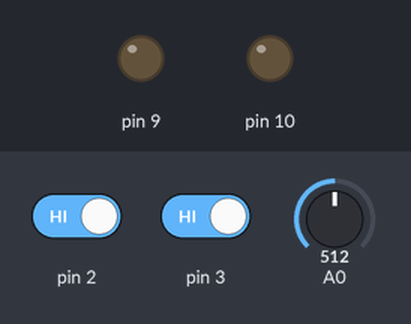
The sketch below on a simulated Arduino Uno, built with avr-gcc and run on an emulated ATmega328P. On the bench: output pins drawn as LEDs (lit = HIGH). The test bench sets the inputs (shaded band); at power-on: pin 2 HIGH, A0 = 512, pin 3 HIGH.

Above: at 1.2 s.
1.3 s: pin 2 driven LOW
At 1.8 s:
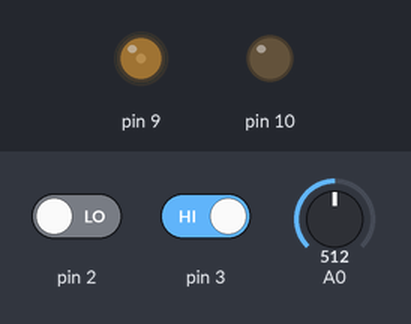
2.8 s: A0 set to 716
At 4.0 s:
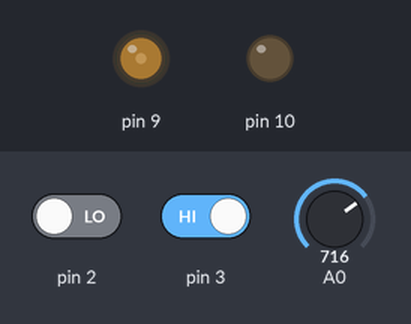
4.3 s: pin 3 driven LOW
At 5.3 s:
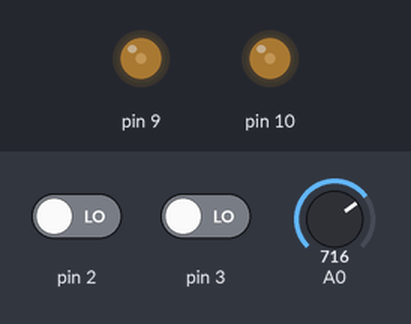
5.8 s: A0 set to 511
At 6.4 s:
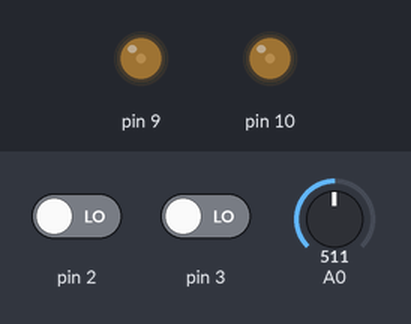
7.3 s: pin 2 driven HIGH
At 7.6 s:
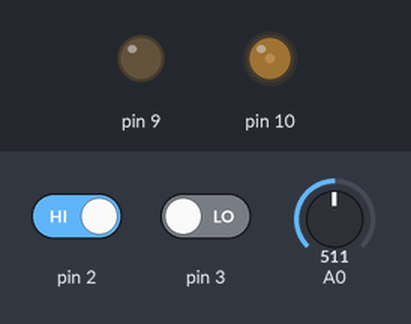
8.8 s: A0 set to 900
At 9.9 s:
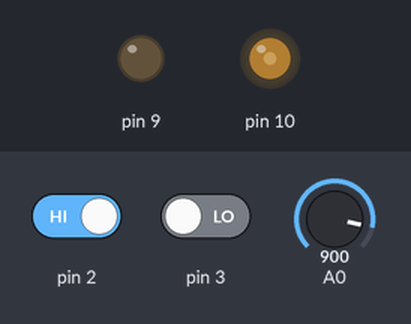
Timing chart, 0 to 11.3 s (numbered marks = the images above; inputs shaded):
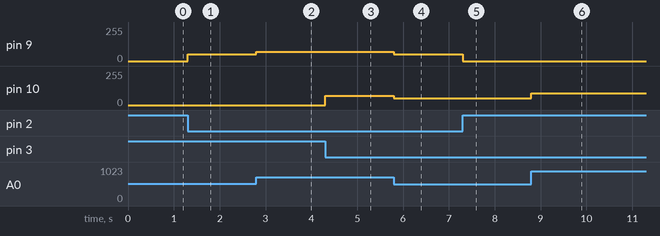

The sketch:

PWM_SwitchFade.ino
```cpp
void setup() {
  pinMode(10,OUTPUT);
  pinMode(9,OUTPUT);
  pinMode(A0,INPUT);

}

void loop() {
  if( digitalRead(2) == LOW)
  {
    int pot_in_red = analogRead(A0);
    int output_red=map(pot_in_red,0,1023,0,100);
    analogWrite(9,output_red);
  }

  if( digitalRead(2) == HIGH)
  {
    analogWrite(9,0);
  }

  if( digitalRead(3) == LOW)
  {
    int pot_in_green = analogRead(A0);
    int output_green=map(pot_in_green,0,1023,0,100);
    analogWrite(10,output_green);
  }

  if( digitalRead(3) == HIGH)
  {
    analogWrite(10,0);
  }

}
```

Measured:
- after the input at 1.3 s, pin 9: 0/255 → 50/255 at once
- after the input at 2.8 s, pin 9: 50/255 → 69/255 at once
- after the input at 4.3 s, pin 10: 0/255 → 69/255 at once
- after the input at 5.8 s, pin 9, pin 10: 69/255 → 49/255 at once
- after the input at 7.3 s, pin 9: 49/255 → 0/255 at once
- after the input at 8.8 s, pin 10: 49/255 → 87/255 at once
